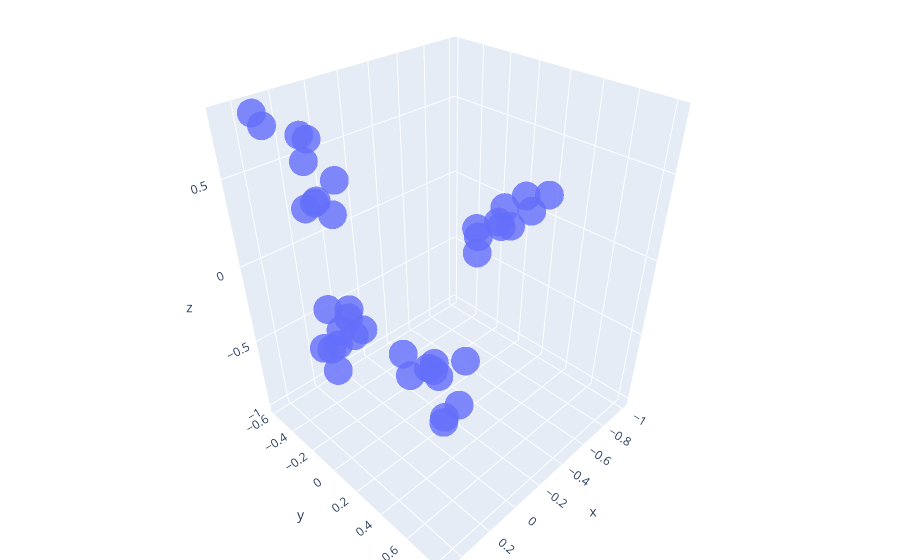

Notebook cell for this chart:
### Markdown cell above
As you can see this 2D embedding based on the matrix V reveals the structure of communities in the graph. However, we should observe clearly 4 communities. Depending on the randomly generated graph this can be hard to see. If we add one embedding dimension with one more column of V, we can correct the problem.

### Code cell
# Plot of the 3-dimensional embedding of the nodes, we can see 4 obvious clusters

spectral_coords = nx.spectral_layout(G, dim=3)
spectral_coords = list(zip(*spectral_coords.values()))

trace = go.Scatter3d(
    x=spectral_coords[0], 
    y=spectral_coords[1], 
    z=spectral_coords[2], 
    mode='markers',
    marker={
        'size': 10,
        'opacity': 0.8,
    }
)

# Configure the layout.
layout = go.Layout(
    margin={'l': 0, 'r': 0, 'b': 0, 't': 0},
)

data = [trace]

plot_figure = go.Figure(data=data, layout=layout)

# Render the plot.
plotly.offline.iplot(plot_figure)

### Figure 1 — Plotly figure (JSON) as saved in the notebook; plotly's stock layout.template omitted (floating-point values rounded to 4 significant figures)
{"data": [{"marker": {"opacity": 0.8, "size": 10}, "mode": "markers", "type": "scatter3d", "x": [0.2101, 0.4767, 0.3002, 0.4552, 0.4101, 0.2785, 0.2023, 0.3331, 0.3302, 0.2988, 0.1394, 0.2335, 0.04915, 0.1223, 0.02947, 0.1266, 0.2149, 0.07581, 0.08946, 0.03378, -0.8442, -0.7603, -0.5531, -0.5255, -0.4967, -0.6297, -1, -0.6396, -0.9166, -0.6163, 0.2281, 0.3526, 0.2516, 0.344, 0.2434, 0.1572, 0.2621, 0.2, 0.216, 0.3173], "y": [0.6827, 0.8193, 0.6096, 0.8021, 0.5475, 0.5184, 0.2572, 0.6115, 0.6145, 0.7325, -0.2318, -0.3281, -0.5803, -0.2924, -0.2989, -0.3757, -0.4362, -0.4999, -0.5451, -0.4093, 0.1283, 0.04935, 0.04353, 0.06394, 0.08121, 0.1388, 0.1711, 0.1093, 0.1188, 0.2153, -0.2991, -0.4713, -0.2785, -0.5615, -0.1518, -0.2329, -0.3181, -0.4103, -0.3357, -0.2579], "z": [-0.009602, -0.08237, -0.08911, -0.08221, -0.05167, -0.1131, -0.2401, -0.0307, 0.01143, -0.1763, -0.4517, -0.5506, -0.9986, -0.3679, -0.5106, -0.504, -0.6228, -0.7189, -0.4667, -0.4233, 0.1821, 0.1117, 0.007329, -0.07609, 0.1011, 0.08062, 0.1453, 0.09322, 0.05348, 0.1209, 0.3993, 0.7644, 0.7287, 0.7972, 0.3895, 0.5068, 0.7391, 0.5577, 0.3694, 0.4072]}], "layout": {"margin": {"b": 0, "l": 0, "r": 0, "t": 0}}}
